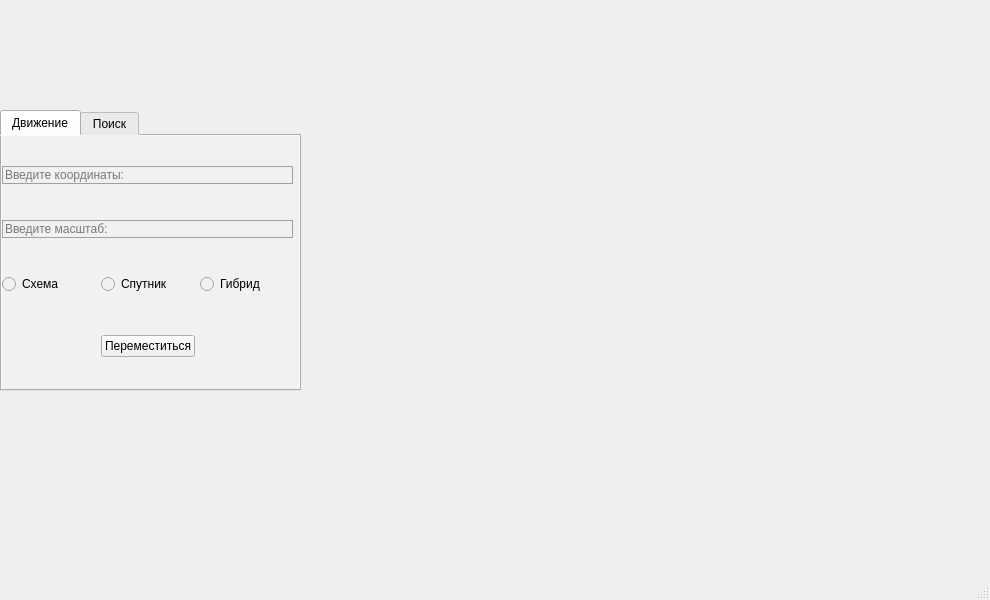
<?xml version="1.0" encoding="UTF-8"?>
<ui version="4.0">
 <class>MainWindow</class>
 <widget class="QMainWindow" name="MainWindow">
  <property name="geometry">
   <rect>
    <x>0</x>
    <y>0</y>
    <width>990</width>
    <height>600</height>
   </rect>
  </property>
  <property name="windowTitle">
   <string>MainWindow</string>
  </property>
  <widget class="QWidget" name="centralwidget">
   <widget class="QLabel" name="label">
    <property name="geometry">
     <rect>
      <x>350</x>
      <y>0</y>
      <width>631</width>
      <height>551</height>
     </rect>
    </property>
    <property name="styleSheet">
     <string notr="true"/>
    </property>
    <property name="text">
     <string/>
    </property>
   </widget>
   <widget class="QTabWidget" name="tabWidget">
    <property name="geometry">
     <rect>
      <x>0</x>
      <y>110</y>
      <width>301</width>
      <height>281</height>
     </rect>
    </property>
    <property name="styleSheet">
     <string notr="true">background: rgb(241, 241, 241)</string>
    </property>
    <property name="currentIndex">
     <number>0</number>
    </property>
    <widget class="QWidget" name="tab">
     <attribute name="title">
      <string>Движение</string>
     </attribute>
     <widget class="QWidget" name="verticalLayoutWidget">
      <property name="geometry">
       <rect>
        <x>0</x>
        <y>0</y>
        <width>291</width>
        <height>251</height>
       </rect>
      </property>
      <layout class="QVBoxLayout" name="verticalLayout">
       <item>
        <widget class="QLineEdit" name="lineEdit">
         <property name="styleSheet">
          <string notr="true">border: 1px solid rgb(160, 160, 160)</string>
         </property>
         <property name="placeholderText">
          <string>Введите координаты:</string>
         </property>
        </widget>
       </item>
       <item>
        <widget class="QLineEdit" name="lineEdit_2">
         <property name="styleSheet">
          <string notr="true">border: 1px solid rgb(160, 160, 160)</string>
         </property>
         <property name="placeholderText">
          <string>Введите масштаб:</string>
         </property>
        </widget>
       </item>
       <item>
        <layout class="QHBoxLayout" name="horizontalLayout">
         <item>
          <widget class="QRadioButton" name="radioButton">
           <property name="text">
            <string>Схема</string>
           </property>
          </widget>
         </item>
         <item>
          <widget class="QRadioButton" name="radioButton_2">
           <property name="text">
            <string>Спутник</string>
           </property>
          </widget>
         </item>
         <item>
          <widget class="QRadioButton" name="radioButton_3">
           <property name="text">
            <string>Гибрид</string>
           </property>
          </widget>
         </item>
        </layout>
       </item>
       <item>
        <spacer name="verticalSpacer">
         <property name="orientation">
          <enum>Qt::Vertical</enum>
         </property>
         <property name="sizeType">
          <enum>QSizePolicy::Minimum</enum>
         </property>
         <property name="sizeHint" stdset="0">
          <size>
           <width>5</width>
           <height>5</height>
          </size>
         </property>
        </spacer>
       </item>
       <item>
        <layout class="QHBoxLayout" name="horizontalLayout_2">
         <item>
          <spacer name="horizontalSpacer">
           <property name="orientation">
            <enum>Qt::Horizontal</enum>
           </property>
           <property name="sizeHint" stdset="0">
            <size>
             <width>40</width>
             <height>20</height>
            </size>
           </property>
          </spacer>
         </item>
         <item>
          <widget class="QPushButton" name="pushButton">
           <property name="styleSheet">
            <string notr="true"/>
           </property>
           <property name="text">
            <string>Переместиться</string>
           </property>
          </widget>
         </item>
         <item>
          <spacer name="horizontalSpacer_2">
           <property name="orientation">
            <enum>Qt::Horizontal</enum>
           </property>
           <property name="sizeHint" stdset="0">
            <size>
             <width>40</width>
             <height>20</height>
            </size>
           </property>
          </spacer>
         </item>
        </layout>
       </item>
      </layout>
     </widget>
    </widget>
    <widget class="QWidget" name="tab_2">
     <attribute name="title">
      <string>Поиск</string>
     </attribute>
     <widget class="QWidget" name="verticalLayoutWidget_2">
      <property name="geometry">
       <rect>
        <x>0</x>
        <y>0</y>
        <width>291</width>
        <height>251</height>
       </rect>
      </property>
      <layout class="QVBoxLayout" name="verticalLayout_2">
       <item>
        <widget class="QLineEdit" name="lineEdit_3">
         <property name="placeholderText">
          <string>Введите место для поиска:</string>
         </property>
        </widget>
       </item>
       <item>
        <spacer name="verticalSpacer_2">
         <property name="orientation">
          <enum>Qt::Vertical</enum>
         </property>
         <property name="sizeType">
          <enum>QSizePolicy::Minimum</enum>
         </property>
         <property name="sizeHint" stdset="0">
          <size>
           <width>20</width>
           <height>20</height>
          </size>
         </property>
        </spacer>
       </item>
       <item>
        <layout class="QHBoxLayout" name="horizontalLayout_3">
         <item>
          <spacer name="horizontalSpacer_3">
           <property name="orientation">
            <enum>Qt::Horizontal</enum>
           </property>
           <property name="sizeHint" stdset="0">
            <size>
             <width>40</width>
             <height>20</height>
            </size>
           </property>
          </spacer>
         </item>
         <item>
          <widget class="QPushButton" name="pushButton_2">
           <property name="text">
            <string>Поиск</string>
           </property>
          </widget>
         </item>
         <item>
          <spacer name="horizontalSpacer_4">
           <property name="orientation">
            <enum>Qt::Horizontal</enum>
           </property>
           <property name="sizeHint" stdset="0">
            <size>
             <width>40</width>
             <height>20</height>
            </size>
           </property>
          </spacer>
         </item>
        </layout>
       </item>
      </layout>
     </widget>
    </widget>
   </widget>
  </widget>
  <widget class="QMenuBar" name="menubar">
   <property name="geometry">
    <rect>
     <x>0</x>
     <y>0</y>
     <width>990</width>
     <height>21</height>
    </rect>
   </property>
  </widget>
  <widget class="QStatusBar" name="statusbar"/>
 </widget>
 <resources/>
 <connections/>
</ui>
